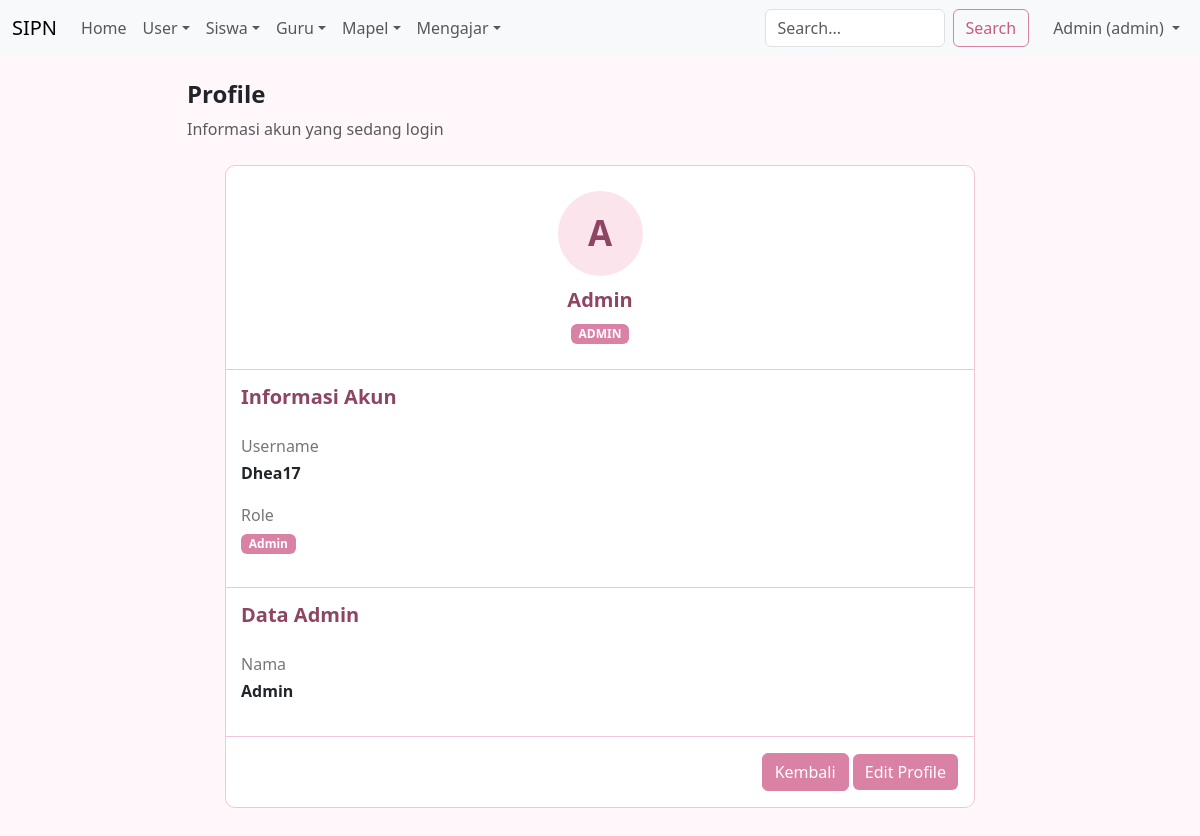
The page /lihat_profile.php (signed in) on the database its author committed.
### tables this page shows
CREATE TABLE `users` (
  `id` int(11) NOT NULL,
  `username` varchar(50) NOT NULL,
  `password` varchar(255) NOT NULL,
  `role` enum('admin','guru','siswa') NOT NULL,
  `created_at` timestamp NOT NULL DEFAULT current_timestamp() ON UPDATE current_timestamp()
);

### lihat_profile.php (the view, shortened to what this page needs)
<?php
require_once 'koneksi.php';
$id = $_SESSION['id'];
$sql = "SELECT users.*,
        COALESCE(siswa.nama, guru.nama) AS nama,
        siswa.nis, siswa.kelas,
        guru.nip
        FROM users
        LEFT JOIN siswa ON users.id = siswa.user_id
        LEFT JOIN guru ON users.id = guru.user_id
        WHERE users.id = '$id'";
$query = mysqli_query($koneksi, $sql);
$data = mysqli_fetch_assoc($query);
$nama = $data['nama'] ?? '';
if ($data['role'] == 'admin') {
    $nama = 'Admin';
} elseif ($nama == '') {
    $nama = $data['username'];
}
$inisial = strtoupper(substr($nama, 0, 1));
require_once 'navbar.php';
?>
<div class="container mt-4 mb-5" style="max-width: 850px;">
    <h4 class="fw-bold">Profile</h4>
    <p class="text-muted">Informasi akun yang sedang login</p>
    <div class="profile-card mt-4">
        <div class="profile-header">
            <div class="avatar">
                <?= htmlspecialchars($inisial) ?>
            </div>
            <h5 class="profile-name">
                <?= htmlspecialchars($nama) ?>
            </h5>
            <span class="badge role-badge">
                <?= htmlspecialchars(strtoupper($data['role'])) ?>
            </span>
        </div>
        <div class="profile-section">
            <h5>Informasi Akun</h5>
            <div class="info-label">Username</div>
            <div class="info-value">
                <?= htmlspecialchars($data['username']) ?>
            </div>
            <div class="info-label">Role</div>
            <div class="info-value">
                <span class="badge role-badge">
                    <?= htmlspecialchars(ucfirst($data['role'])) ?>
                </span>
            </div>
        </div>
        <div class="profile-section">
            <h5>Data <?= htmlspecialchars(ucfirst($data['role'])) ?></h5>
            <div class="info-label">Nama</div>
            <div class="info-value">
                <?= htmlspecialchars($nama) ?>
            </div>
        </div>
        <div class="p-3 text-end">
            <a href="index.php" class="btn btn-secondary">
                Kembali
            </a>
            <a href="pengaturan.php" class="btn btn-pink">
                Edit Profile
            </a>
        </div>
    </div>
</div>
<?php require_once 'footer.php'; ?>

### navbar.php (style rules this page uses)
.btn-primary, .btn-success, .btn-info, .btn-warning, .btn-secondary { background-color: #d982a5 !important; border-color: #d982a5 !important; color: white !important; }

### lihat_profile.php (style rules this page uses)
body { background-color: #fff7fa; }
.profile-card { border: 1px solid #f3c5d8; border-radius: 10px; overflow: hidden; background-color: white; width: 100%; max-width: 750px; margin: auto; }
.profile-header { padding: 25px; text-align: center; border-bottom: 1px solid #f3c5d8; }
.avatar { width: 85px; height: 85px; border-radius: 50%; background-color: #fce4ec; color: #8e4564; display: flex; align-items: center; justify-content: center; font-size: 35px; font-weight: bold; margin: auto; }
.profile-name { color: #8e4564; margin-top: 12px; font-weight: bold; }
.role-badge { background-color: #d982a5; color: white; }
.profile-section { padding: 15px; border-bottom: 1px solid #f3c5d8; }
.profile-section h5 { color: #8e4564; font-weight: bold; margin-bottom: 25px; }
.info-label { color: #777; margin-bottom: 3px; }
.info-value { font-weight: 600; margin-bottom: 18px; }
.btn-pink { background-color: #d982a5; color: white; border: none; }

### rows shown on the page
users: role "A", role "ADMIN", username "Dhea17", role "Admin"

### other values the page prints
$nama "Admin"
$role "admin"
